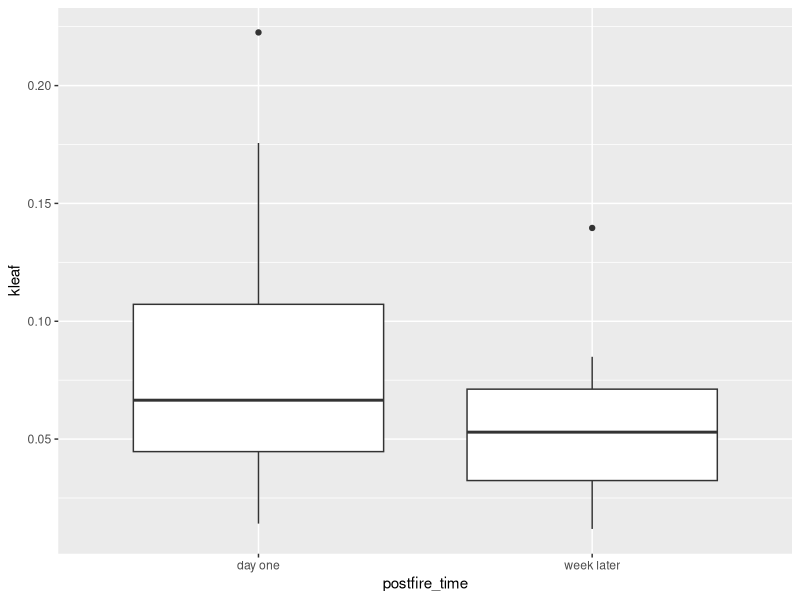
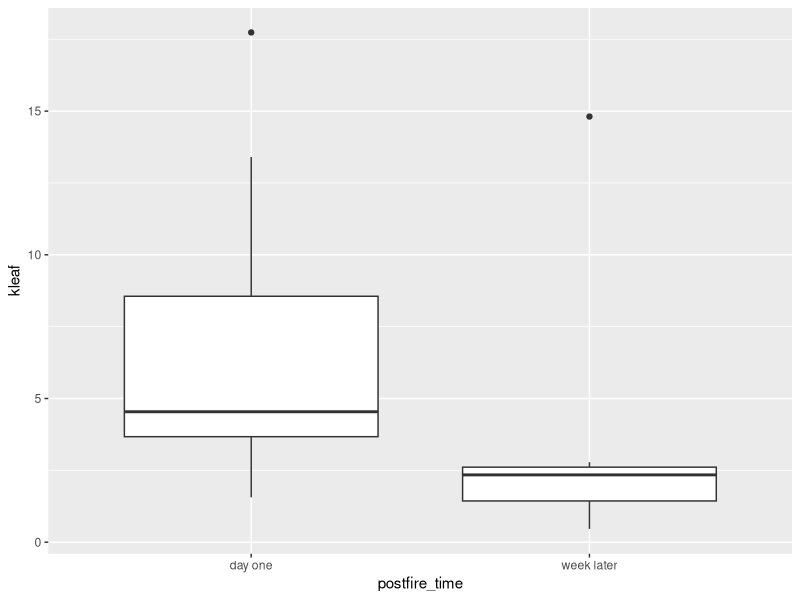
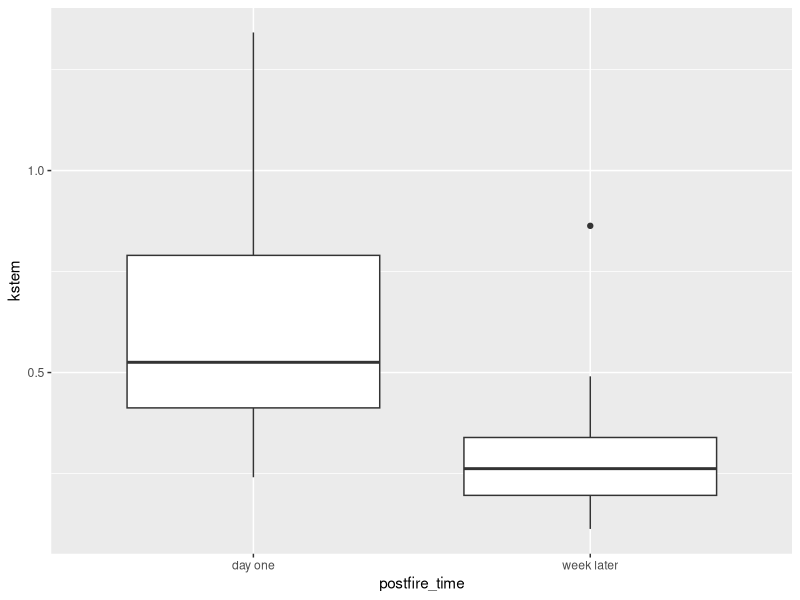
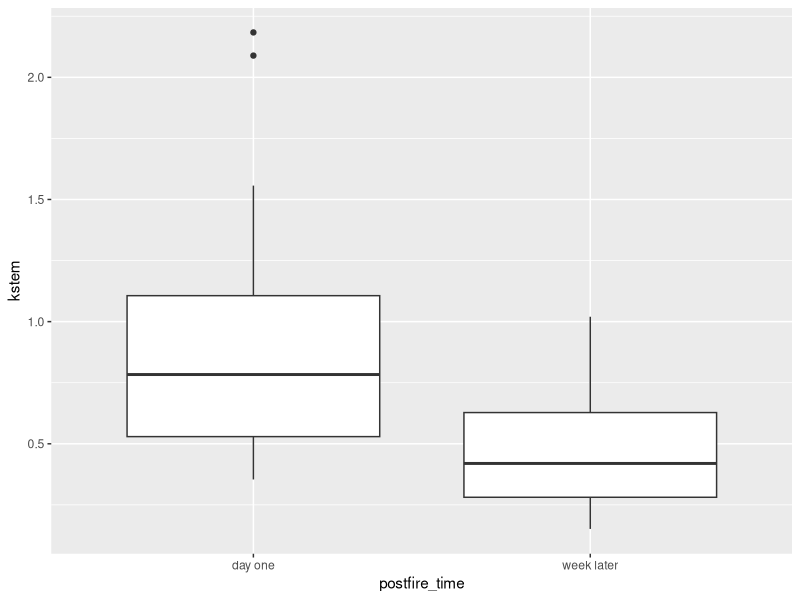
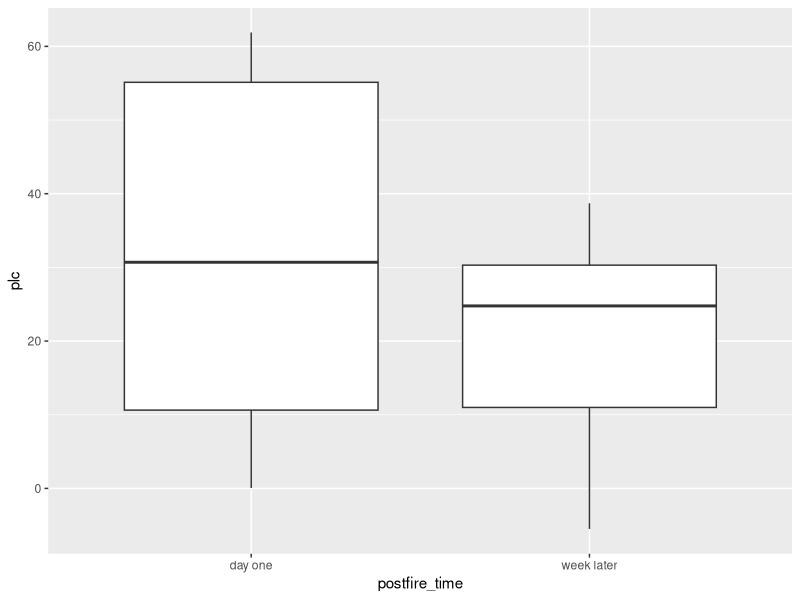
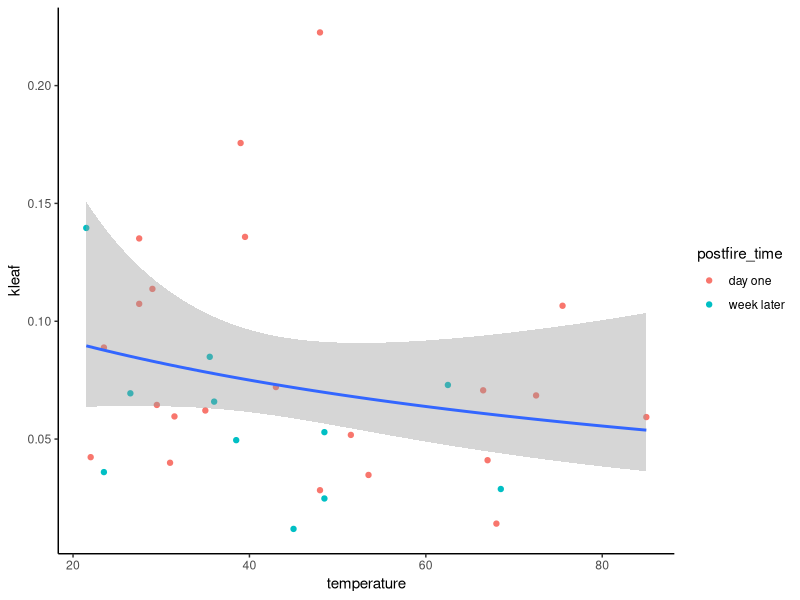
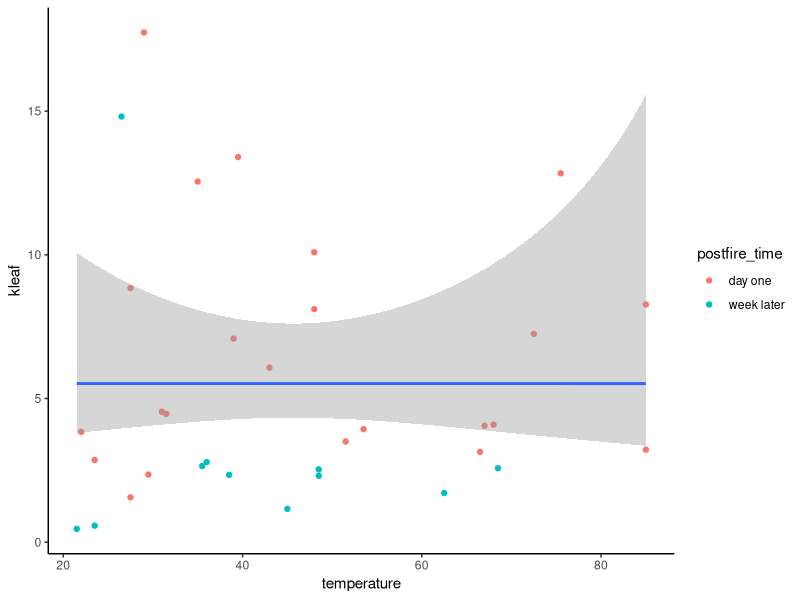
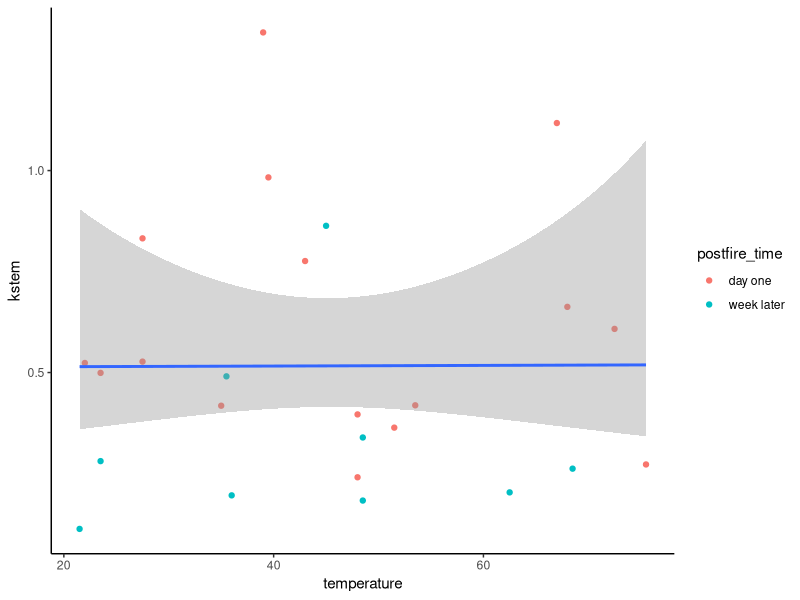

These figures' R source, in order:
## ---- chunk 1
knitr::opts_chunk$set(echo = TRUE)
library(here)
library(tidyverse)
library(lubridate)
library(lme4)
library(lmerTest)
## ---- chunk 2
temperatures <- read.csv(here("data", "clean_data", "temperature_clean.csv"))

max_temperature <- temperatures %>% 
  group_by(tree, branch) %>% 
  reframe(temperature = max(temperature_c)) %>% 
  mutate(branch = as.numeric(branch))

time_hot <- temperatures %>% 
  filter(temperature_c >= 30) %>% 
  group_by(tree, branch) %>% 
  reframe(minutes = n())%>% 
  mutate(branch = as.numeric(branch))

kleaf_efm <- read.csv(here("data", "clean_data", "kleaf_efm_clean.csv")) %>% 
  inner_join(max_temperature, by = c("tree", "branch")) %>% 
  left_join(time_hot, by = c("tree", "branch")) %>% 
  mutate(minutes = replace_na(minutes, 0),
         postfire_time = case_when(branch < 3 ~ "day one",
                                   branch >= 3 ~ "week later")) %>% 
  filter(treatment == "burned")

kleaf_vpm <- read.csv(here("data", "clean_data", "kleaf_vpm_clean.csv")) %>% 
  inner_join(max_temperature, by = c("tree", "branch"))%>% 
  left_join(time_hot, by = c("tree", "branch")) %>% 
  mutate(minutes = replace_na(minutes, 0),
         postfire_time = case_when(branch < 3 ~ "day one",
                                   branch >= 3 ~ "week later"))%>% 
  filter(treatment == "burned")

knative <- read.csv(here("data", "clean_data", "knative_clean.csv")) %>% 
  inner_join(max_temperature, by = c("tree", "branch"))%>% 
  left_join(time_hot, by = c("tree", "branch")) %>% 
  mutate(minutes = replace_na(minutes, 0),
         postfire_time = case_when(branch < 3 ~ "day one",
                                   branch >= 3 ~ "week later"))%>% 
  filter(treatment == "burned")

kmax <- read.csv(here("data", "clean_data", "kmax_clean.csv")) %>% 
  inner_join(max_temperature, by = c("tree", "branch")) %>% 
  filter(kstem < 15)%>% 
  left_join(time_hot, by = c("tree", "branch")) %>% 
  mutate(minutes = replace_na(minutes, 0),
         postfire_time = case_when(branch < 3 ~ "day one",
                                   branch >= 3 ~ "week later"))%>% 
  filter(treatment == "burned")

plc <- read.csv(here("data", "clean_data", "kstem_plc_clean.csv")) %>% 
  inner_join(max_temperature, by = c("tree", "branch"))%>% 
  left_join(time_hot, by = c("tree", "branch")) %>% 
  mutate(minutes = replace_na(minutes, 0),
         postfire_time = case_when(branch < 3 ~ "day one",
                                   branch >= 3 ~ "week later"))%>% 
  filter(treatment == "burned")

gmin <- read.csv(here("data", "clean_data", "gmin_clean.csv")) %>% 
  inner_join(max_temperature, by = c("tree", "branch"))%>% 
  left_join(time_hot, by = c("tree", "branch")) %>% 
  mutate(minutes = replace_na(minutes, 0),
         postfire_time = case_when(branch < 3 ~ "day one",
                                   branch >= 3 ~ "week later"))%>% 
  filter(treatment == "burned")
## ---- chunk 3
ggplot(kleaf_efm, aes(x = postfire_time, y = kleaf))+
  geom_boxplot()

ggplot(kleaf_vpm, aes(x = postfire_time, y = kleaf))+
  geom_boxplot()

ggplot(knative, aes(x = postfire_time, y = kstem))+
  geom_boxplot()

ggplot(kmax, aes(x = postfire_time, y = kstem))+
  geom_boxplot()

ggplot(plc, aes(x = postfire_time, y = plc))+
  geom_boxplot()
## ---- chunk 4
ggplot(kleaf_efm, aes(x = temperature, y = kleaf))+
  geom_point(aes(color = postfire_time))+
  geom_smooth(method = "glm",
              method.args = list(c("Gamma")))+
  theme_classic()


ggplot(kleaf_vpm, aes(x = temperature, y = kleaf))+
  geom_point(aes(color = postfire_time))+
  geom_smooth(method = "glm",
              method.args = list(c("Gamma")))+
  theme_classic()

ggplot(knative, aes(x = temperature, y = kstem))+
  geom_point(aes(color = postfire_time))+
  geom_smooth(method = "glm",
              method.args = list(c("Gamma")))+
  theme_classic()

ggplot(kmax, aes(x = temperature, y = kstem))+
  geom_point(aes(color = postfire_time))+
  geom_smooth(method = "glm",
              method.args = list(c("Gamma")))+
  theme_classic()

ggplot(plc, aes(x = temperature, y = plc))+
  geom_point(aes(color = postfire_time))+
  geom_smooth(method = "glm")+
  theme_classic()
## ---- chunk 5
ggplot(gmin, aes(x = postfire_time, y = gmin))+
  geom_boxplot()

ggplot(gmin, aes(x = temperature, y = gmin))+
  geom_point(aes(color = postfire_time))+
  geom_smooth(method = "glm") +
  theme_classic()

summary(glm(gmin~temperature, data = gmin))
